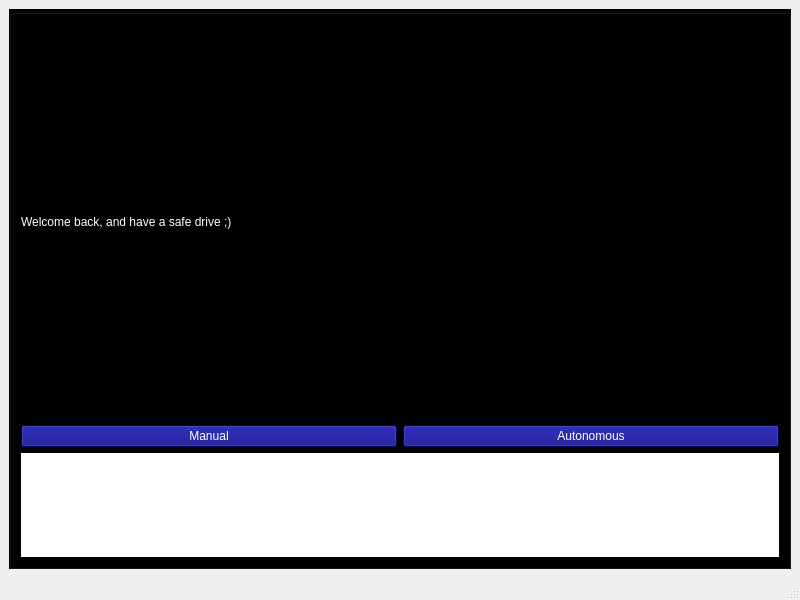
<?xml version="1.0" encoding="UTF-8"?>
<ui version="4.0">
 <class>FirstScreen</class>
 <widget class="QMainWindow" name="FirstScreen">
  <property name="geometry">
   <rect>
    <x>0</x>
    <y>0</y>
    <width>800</width>
    <height>600</height>
   </rect>
  </property>
  <property name="windowTitle">
   <string>MainWindow</string>
  </property>
  <widget class="QWidget" name="centralwidget">
   <layout class="QVBoxLayout" name="verticalLayout">
    <item>
     <widget class="QGroupBox" name="gridGroupBox">
      <property name="styleSheet">
       <string notr="true">background-color: rgb(0, 0, 0);</string>
      </property>
      <layout class="QVBoxLayout" name="verticalLayout_2" stretch="3,1">
       <item>
        <layout class="QHBoxLayout" name="horizontalLayout">
         <item>
          <widget class="QLabel" name="label">
           <property name="styleSheet">
            <string notr="true">font: 32pt &quot;Old English Text MT&quot;;
background-color: rgb(7, 255, 255);
background-color: rgb(21, 5, 255);
background-color: rgb(0, 0, 0);
color:white</string>
           </property>
           <property name="text">
            <string>Welcome back, and have a safe drive ;)</string>
           </property>
          </widget>
         </item>
        </layout>
       </item>
       <item>
        <layout class="QVBoxLayout" name="verticalLayout_3">
         <item>
          <layout class="QHBoxLayout" name="horizontalLayout_3">
           <item>
            <widget class="QPushButton" name="Manual">
             <property name="cursor">
              <cursorShape>PointingHandCursor</cursorShape>
             </property>
             <property name="styleSheet">
              <string notr="true">color:white;
background-color: rgb(0, 0, 127);</string>
             </property>
             <property name="text">
              <string>Manual</string>
             </property>
            </widget>
           </item>
           <item>
            <widget class="QPushButton" name="Auto">
             <property name="cursor">
              <cursorShape>PointingHandCursor</cursorShape>
             </property>
             <property name="styleSheet">
              <string notr="true">background-color: rgb(0, 0, 127);
color:rgb(255, 255, 255)</string>
             </property>
             <property name="text">
              <string>Autonomous</string>
             </property>
            </widget>
           </item>
          </layout>
         </item>
         <item>
          <widget class="QLabel" name="label_2">
           <property name="styleSheet">
            <string notr="true">background-color: white
</string>
           </property>
           <property name="text">
            <string/>
           </property>
           <property name="pixmap">
            <pixmap>../../OneDrive/Pictures/Screenshot 2023-08-29 172316 (2).png</pixmap>
           </property>
           <property name="alignment">
            <set>Qt::AlignCenter</set>
           </property>
          </widget>
         </item>
        </layout>
       </item>
      </layout>
     </widget>
    </item>
   </layout>
  </widget>
  <widget class="QMenuBar" name="menubar">
   <property name="geometry">
    <rect>
     <x>0</x>
     <y>0</y>
     <width>800</width>
     <height>26</height>
    </rect>
   </property>
  </widget>
  <widget class="QStatusBar" name="statusbar"/>
 </widget>
 <resources/>
 <connections/>
</ui>
